Frame 1 (no input): blank canvas, image omitted
Frame 60 (the mouse pressed at the canvas centre just before this capture): blank canvas, image omitted
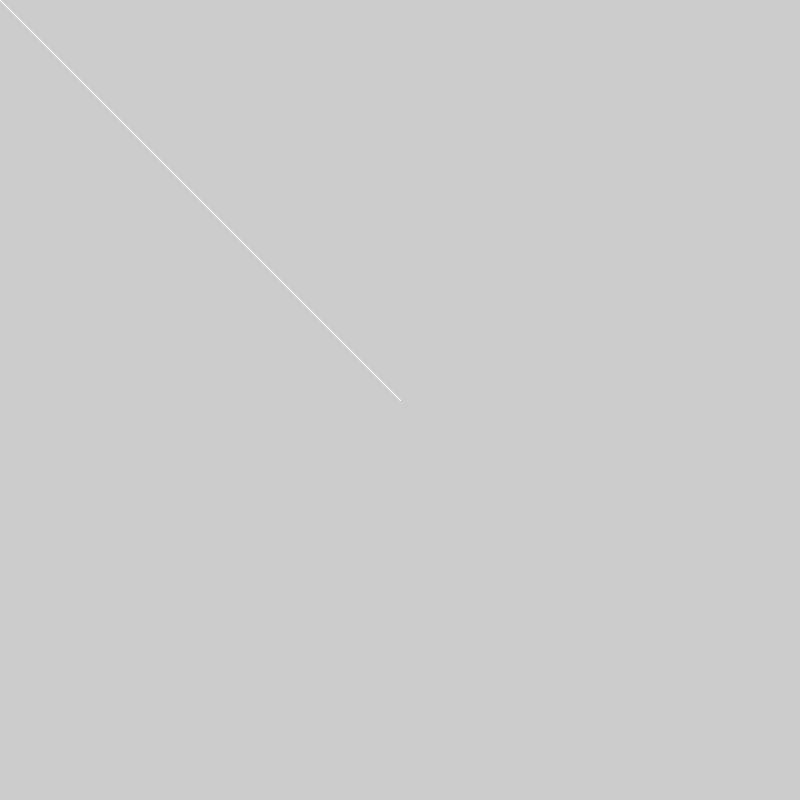
Frame 120 (the mouse held since frame 60 and released just before this capture)

The Processing sketch whose frames 1 and 60 were blank and that drew this single picture after the mouse press (run headless with seeded random() and noise(); from frame 60 on, the mouse is pressed at the canvas centre):

// Processing sketch: sketch_161108b_mouseTracing
// ── sketch_161108b_mouseTracing.pde
//// way 2
int mouseXLastFrame;
int mouseYLastFrame;

void setup() {
  size(800, 800);
}

void draw() {
  stroke(255);
  line(mouseX, mouseY, mouseXLastFrame, mouseYLastFrame);
  //ellipse(mouseXLastFrame, mouseYLastFrame, 10, 10);
  
  mouseXLastFrame = mouseX;
  mouseYLastFrame = mouseY;

}




//// way 1
//void setup() {
//  size(800, 800);
//}

//void draw() {
//  stroke(255);
//  line(mouseX, mouseY, pmouseX, pmouseY);
//}
